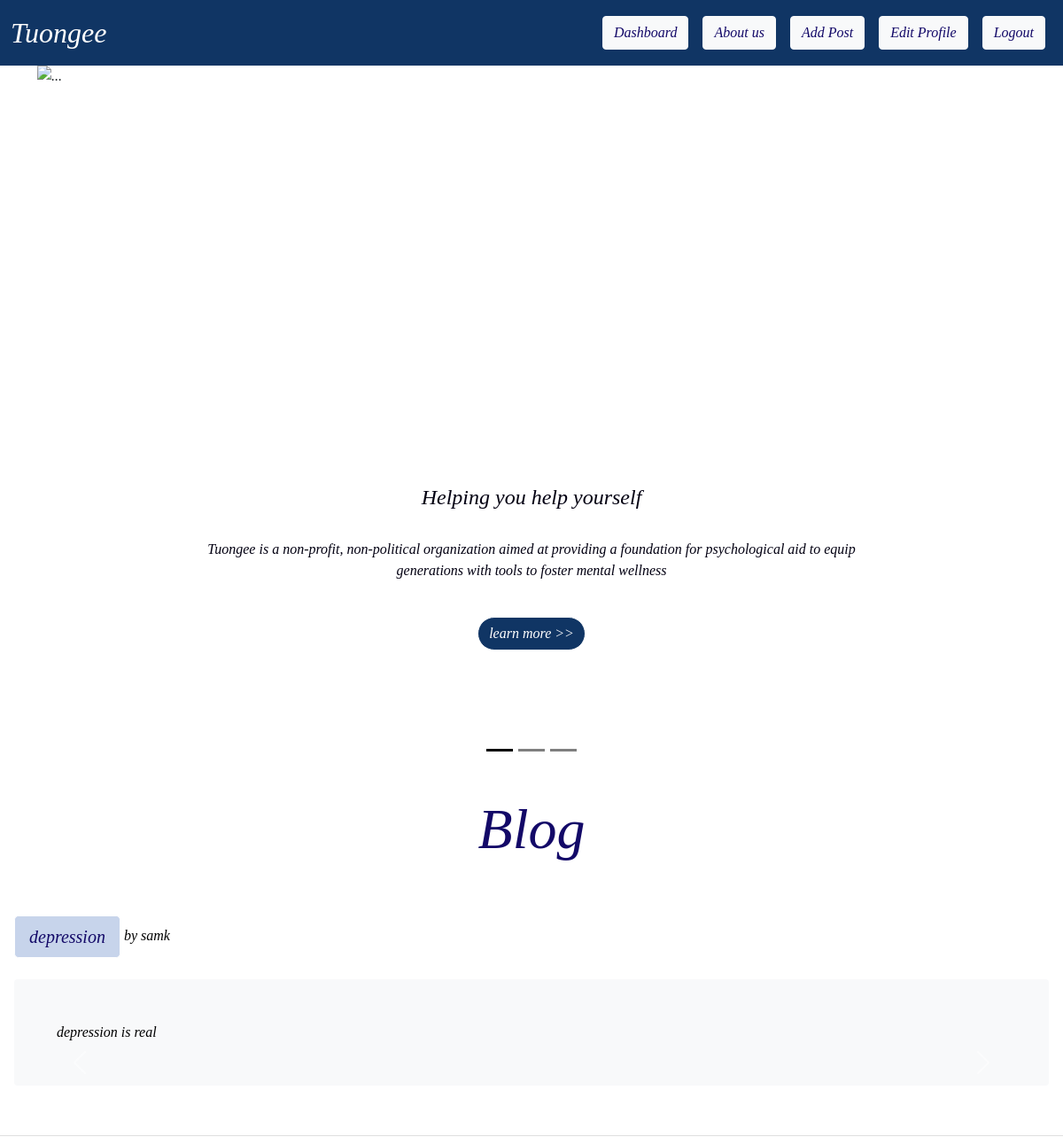
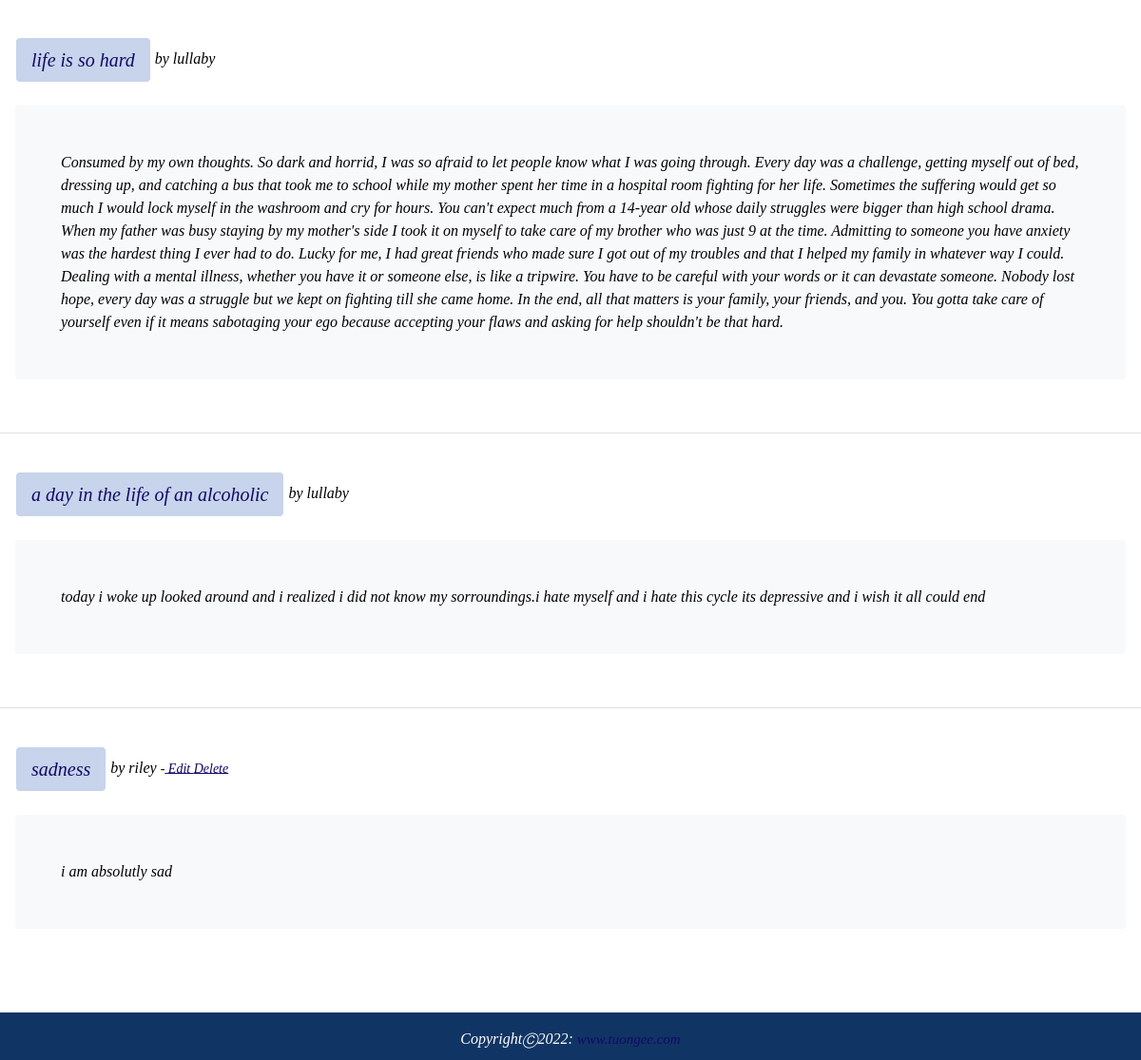
Screenshot of / (signed in) with the database file from the repository (2 pictures, top to bottom).
### picblog/models.py (models this page shows, shortened)
class Post(models.Model):
    title= models.CharField(max_length=255)
    author= models.ForeignKey(User, on_delete=models.CASCADE)
    body = models.TextField()
    header_image = models.ImageField(upload_to="images/")

### picblog/views.py (the view)
# urls.py: path('',HomeView.as_view(),name="home"),
class HomeView(ListView):
    model = Post
    template_name= 'home.html'
    ordering=['-id']

### picblog/templates/home.html (shortened to what this page needs)
{% extends "base.html" %} {% block content %}
<div id="carouselExampleDark" class="carousel carousel-dark slide" data-bs-ride="carousel">
	<div class="carousel-indicators">
	  <button type="button" data-bs-target="#carouselExampleDark" data-bs-slide-to="0" class="active" aria-current="true" aria-label="Slide 1"></button>
	  <button type="button" data-bs-target="#carouselExampleDark" data-bs-slide-to="1" aria-label="Slide 2"></button>
	  <button type="button" data-bs-target="#carouselExampleDark" data-bs-slide-to="2" aria-label="Slide 3"></button>
	</div>
	<div class="carousel-inner carousel-fade">
	  <div class="carousel-item active " data-bs-interval="10000" style="height:100vh ;transition: transform 2s ease, opacity .5s ease-out">
		<img src="https://img.freepik.com/free-vector/people-connecting-jigsaw-pieces-head-together_53876-59847.jpg?t=st=1655846442~exp=1655847042~hmac=cd8961d36245b016c3d0385757d57ca22070b5877c149d442890cf16dd23b21c&w=740" class="d-block w-100" alt="...">
		<div class="carousel-caption d-none d-md-block" style="margin-bottom:100px ; color:rgb(3, 1, 18);font-family: 'Times New Roman', Times, serif;">
		  <h4><i>Helping you help yourself</i></h4>
		  <br>
		  <p><i>Tuongee is a non-profit, non-political organization aimed at
			providing a foundation for psychological aid to equip generations
		   with tools to foster mental wellness</i></p>
		   <br>
		   <a href="/celebrities"><button type="button" class="btn btn-light" style="background-color:rgb(16, 53, 100) ; border-radius: 30px;color: #fff;">learn more >></button></a>
		</div>
	  </div>
	  </div>
	</div>
	<button class="carousel-control-prev" type="button" data-bs-target="#carouselExampleDark" data-bs-slide="prev">
	  <span class="carousel-control-prev-icon" aria-hidden="true"></span>
	</button>
	<button class="carousel-control-next" type="button" data-bs-target="#carouselExampleDark" data-bs-slide="next">
	  <span class="carousel-control-next-icon" aria-hidden="true"></span>
	</button>
  </div>
<br>
<h1 style="margin-bottom: 50px; text-align: center; font-size: 4rem;color:rgb(19, 9, 104) ;">Blog</h1>
<ul class="list-group list-group-flush" style="color: black;">
	{% for post in object_list %}
	<li class="list-group-item" style="margin-bottom: 2rem; color: black" >
		<a style="color: white;"href="{% url 'post' post.pk%}" class="btn btn-primary btn-lg"
			>{{post.title}}
		</a>
		by {{post.author.username}}
		<small>
			{% if user.is_authenticated %} {% if user.id == post.author.id %} -<a
				href="{% url 'update' post.pk%}"
			>
				Edit </a
			><a href="{% url 'delete' post.pk%}"> Delete </a>
			{% endif %} {% endif %}
		</small>
		<br />
		<br />
		<div  class="bg-light p-5 rounded">{{post.body}}</div>
		<br />
		<br />
	</li>
	{% endfor %}
</ul>
{% endblock %}

### picblog/templates/base.html (style rules this page uses)
* { font-family: 'Vollkorn', serif; font-style: italic; }

### picblog/templates/home.html (style rules this page uses)
a { color: rgb(19, 9, 104) !important; }
.btn-primary { background-color: #c7d4eb !important; border-color: white !important; }

### rows the page displays
Post: title "depression", author.username "samk", body "depression is real"
Post: title "life is so hard", author.username "lullaby", body "Consumed by my own thoughts. So dark and horrid, I was so afraid to let people know what I was going through. Every day was a challenge, getting myself out of bed, dressing up, and catching a bus that took me to school while my mother spent her time in a hospital room fighting for her life. Sometimes the suffering would get so much I would lock myself in the washroom and cry for hours. You can't expect much from a 14-year old whose daily struggles were bigger than high school drama. When my father was busy staying by my mother's side I took it on myself to take care of my brother who was just 9 at the time. Admitting to someone you have anxiety was the hardest thing I ever had to do. Lucky…"
Post: title "a day in the life of an alcoholic", author.username "lullaby", body "today i woke up looked around and i realized i did not know my sorroundings.i hate myself and i hate this cycle its depressive and i wish it all could end"
Post: title "sadness", author.username "riley", shows "Edit", body "i am absolutly sad"
